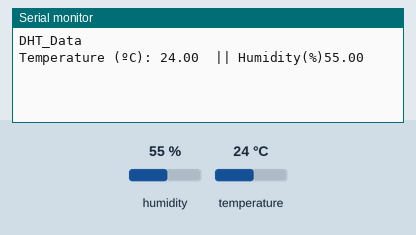
Bench run of a sketch on a simulated ESP32. Shown: the last lines printed to the serial monitor. Inputs (shaded band) come from the test bench; at power-on: humidity 55 %, temperature 24 °C.

Above: at 1.3 s.
1.4 s: humidity set to 22 %
At 2.7 s:
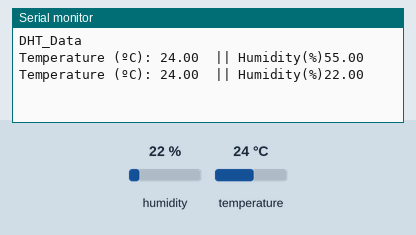
2.9 s: temperature set to 12 °C
At 4.0 s:
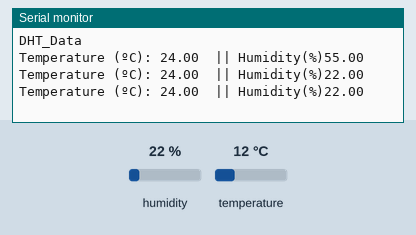
4.4 s: humidity set to 40 %
At 5.9 s:
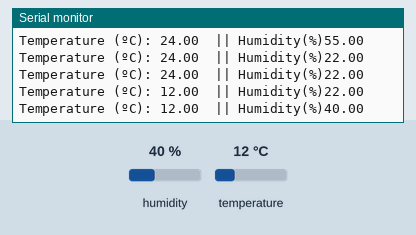
Timing chart, 0 to 7.4 s (numbered marks = the images above; inputs shaded):
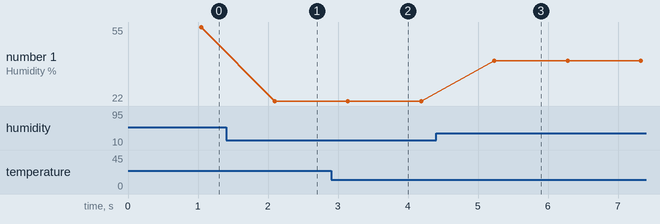

The sketch:

DHT11_Data.ino
```cpp
#include "DHT11.h"

#define DHTPIN 4

float temp, humi;
DHT11 dht11(DHTPIN);

void setup() {
  Serial.begin(115200);
  Serial.println(F("DHT_Data"));
  dht11.setDelay(500);

}
void loop() {

  temp= dht11.readTemperature();
  humi= dht11.readHumidity();
   if (isnan(humi) || isnan(temp)) {
    Serial.println(F("Failed to read from DHT sensor!"));
    return;
  }

  Serial.print("Temperature (ºC): ");
  Serial.print(temp);
  Serial.print("\t|| Humidity(%)");
  Serial.println(humi);
}
```

Measured:
- after the input at 1.4 s, the serial monitor: prints a new line after 0.69 s (image 1)
- after the input at 4.4 s, the serial monitor: prints a new line after 0.83 s (image 3)
- plotted number 1: 55 → 22 after the input at 1.4 s, 22 → 40 after the input at 4.4 s
